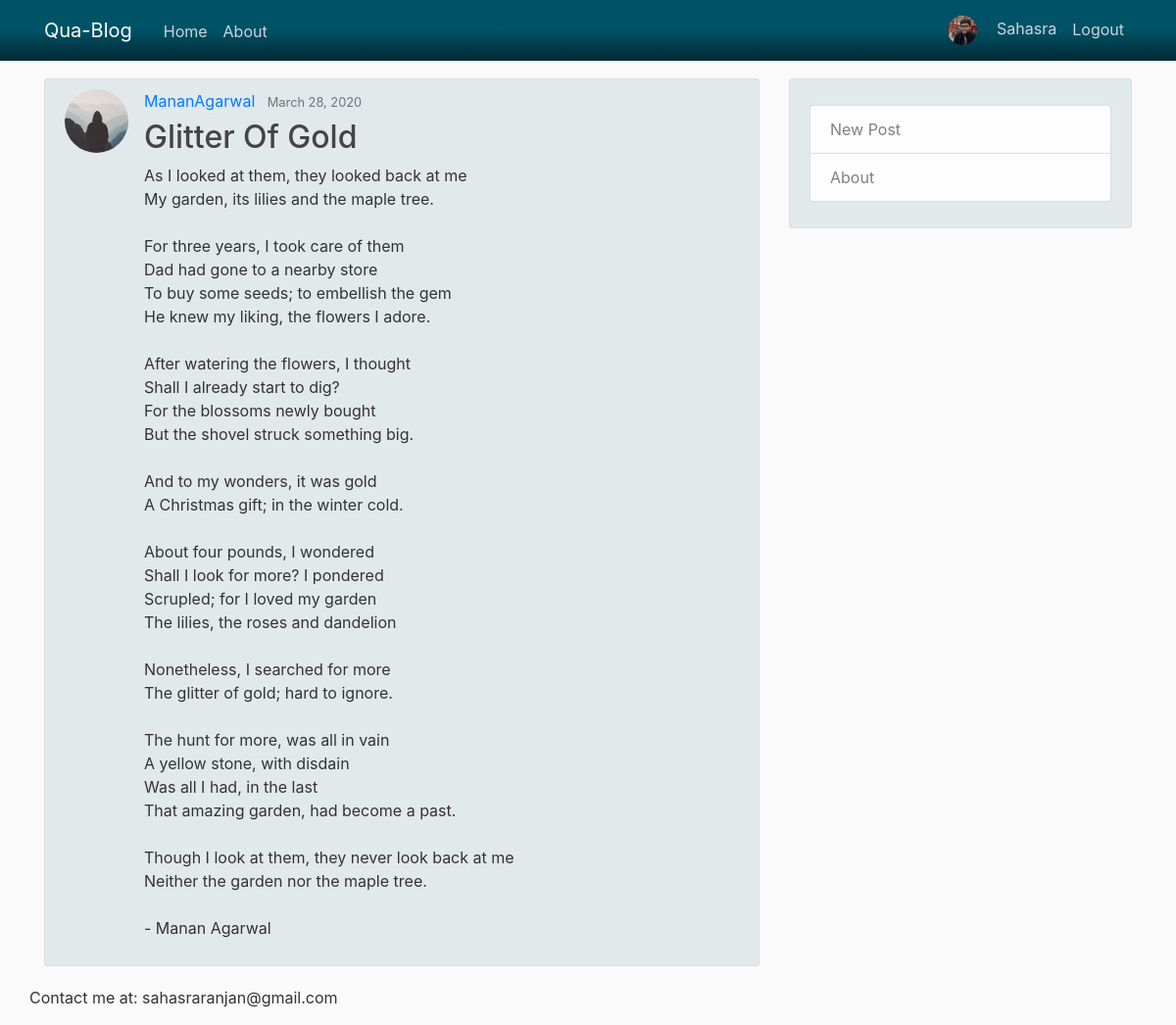
Page /post/9/ (signed in) on the committed database.
### users/models.py (models this page shows, shortened)
class Profile(models.Model):
    user = models.OneToOneField(User, on_delete=models.CASCADE)
    image = models.ImageField(default='default2.jpg', upload_to='profile_pics')

### blog/models.py (models this page shows, shortened)
class Post(models.Model):
    title = models.CharField(max_length=100)
    content = models.TextField()
    date_posted = models.DateTimeField(default=timezone.now)
    author = models.ForeignKey(User, on_delete=models.CASCADE)

### blog/views.py (the view)
# urls.py: path('post/<int:pk>/', PostDetailView.as_view(), name='post-detail'),
class PostDetailView(DetailView):
    model = Post

### blog/templates/blog/post_detail.html (shortened to what this page needs)
{% extends "blog/base.html" %}
{% block content %}
  <article class="media content-section" style="background-color: rgba(0, 82, 102, 0.1)">
    <img class="rounded-circle article-img" src="{{ object.author.profile.image.url }}">
    <div class="media-body">
      <div class="article-metadata">
        <a class="mr-2" href="#">{{ object.author }}</a>
        <small class="text-muted">{{ object.date_posted|date:"F d, Y" }}</small>
      </div>
      <h2 class="article-title">{{ object.title }}</h2>
      <p class="article-content">{{ object.content }}</p>
    </div>
  </article>
{% endblock content %}

### blog/templates/blog/base.html (shortened to what this page needs)
{% load static %}
<!DOCTYPE html>
<html>
<head>
    <link rel="stylesheet" href="https://maxcdn.bootstrapcdn.com/bootstrap/4.0.0/css/bootstrap.min.css">
    <link rel="stylesheet" type="text/css" href="{% static 'blog/main.css' %}">
</head>
<body>
    <header class="site-header">
      <nav class="navbar navbar-expand-md navbar-dark bg-steel fixed-top" style="background: linear-gradient(to bottom, #005266 50%, #002933 100%)">
        <div class="container" style="color: #005266">
          <a class="navbar-brand mr-4" href="{% url 'blog-home' %}">Qua-Blog</a>
          <div class="collapse navbar-collapse" id="navbarToggle">
            <div class="navbar-nav mr-auto">
              <a class="nav-item nav-link" href="{% url 'blog-home' %}" style="padding-top: 10px">Home</a>
              <a class="nav-item nav-link" href="{% url 'blog-about' %}" style="padding-top: 10px">About</a>
            </div>
            <div class="navbar-nav">
              {% if user.is_authenticated %}
                <a href="{% url 'profile' %}">
                  <a class="nav-item nav-link" href="{% url 'profile' %}">
                  	<img class="rounded-circle article-img" src="{{ user.profile.image.url }}" style="width: 30px; height: 30px">
                  	{{ user.username }}
                  </a>
                </a>
                <a class="nav-item nav-link" href="{% url 'logout' %}" style="padding-top: 10px">Logout</a>
              {% else %}
                <a class="nav-item nav-link" href="{% url 'login' %}">Login</a>
                <a class="nav-item nav-link" href="{% url 'register' %}">Register</a>
              {% endif %}
            </div>
          </div>
        </div>
      </nav>
    </header>
    <main role="main" class="container">
      <div class="row" >
        <div class="col-md-8">
          {% block content %}{% endblock content %}
        </div>
        <div class="col-md-4">
          <div class="content-section" style="background-color: rgba(0, 82, 102, 0.1)">
            <p class='text-muted'>
              <ul class="list-group" >
                <li class="list-group-item list-group-item-light"><a href="{% url 'post-create' %}" style="text-decoration: none; color: gray">New Post</a></li>
                <li class="list-group-item list-group-item-light"><a href="{% url 'blog-about' %}" style="text-decoration: none; color: gray">About</a></li>
              </ul>
            </p>
          </div>
        </div>
        <p>Contact me at: sahasraranjan@gmail.com</p>
      </div>
    </main>
</body>
</html>

### blog/static/blog/main.css (style rules this page uses)
body { background: #fafafa; color: #333333; margin-top: 5rem; }
h1, h2, h3, h4, h5, h6 { color: #444444; }
ul { margin: 0; }
.bg-steel { background-color: #5f788a; }
.site-header .navbar-nav .nav-link { color: #cbd5db; }
.content-section { background: #ffffff; padding: 10px 20px; border: 1px solid #dddddd; border-radius: 3px; margin-bottom: 20px; }
.article-title { color: #444444; }
.article-content { white-space: pre-line; }
.article-img { height: 65px; width: 65px; margin-right: 16px; }
.article-metadata { padding-bottom: 1px; margin-bottom: 4px; border-bottom: 1px solid #e3e3e3 }

### rows in the picture
Post: author.profile.image (placeholder picture), author "MananAgarwal", date_posted "March 28, 2020", title "Glitter Of Gold", content "As I looked at them, they looked back at me My garden, its lilies and the maple tree. For three years, I took care of them Dad had gone to a nearby store To buy some seeds; to embellish the gem He knew my liking, the flowers I adore. After watering the flowers, I thought Shall I already start to dig? For the blossoms newly bought But the shovel struck something big. And to my wonders, it was gold A Christmas gift; in the winter cold. About four pounds, I wondered Shall I look for more? I pondered Scrupled; for I loved my garden The lilies, the roses and dandelion Nonetheless, I searched for more The glitter of gold; hard to ignore. The hunt for more, was all in vain A yellow stone, with…"

### other values in the picture
{{ user.username }} "Sahasra"
